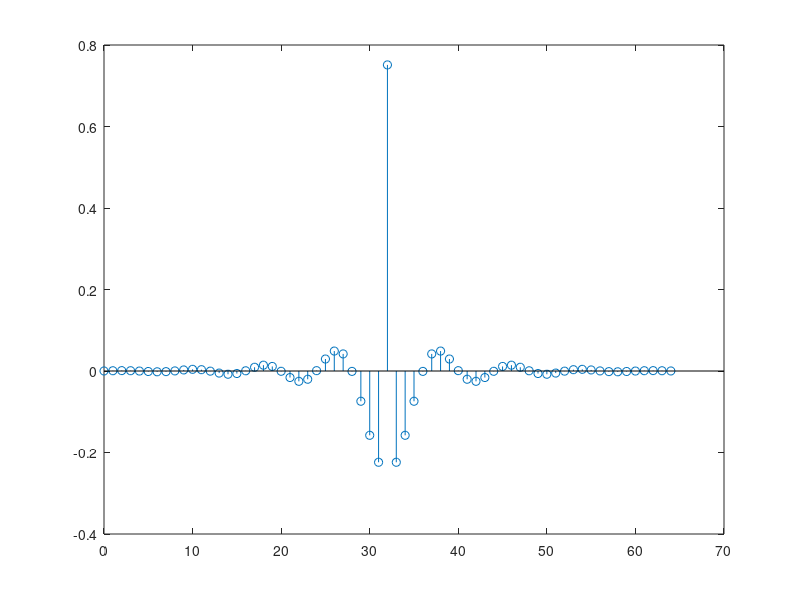
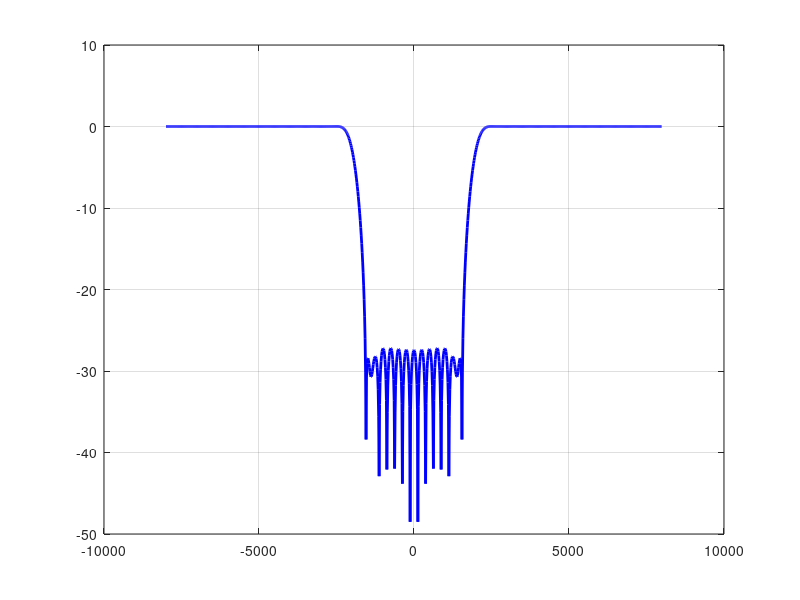
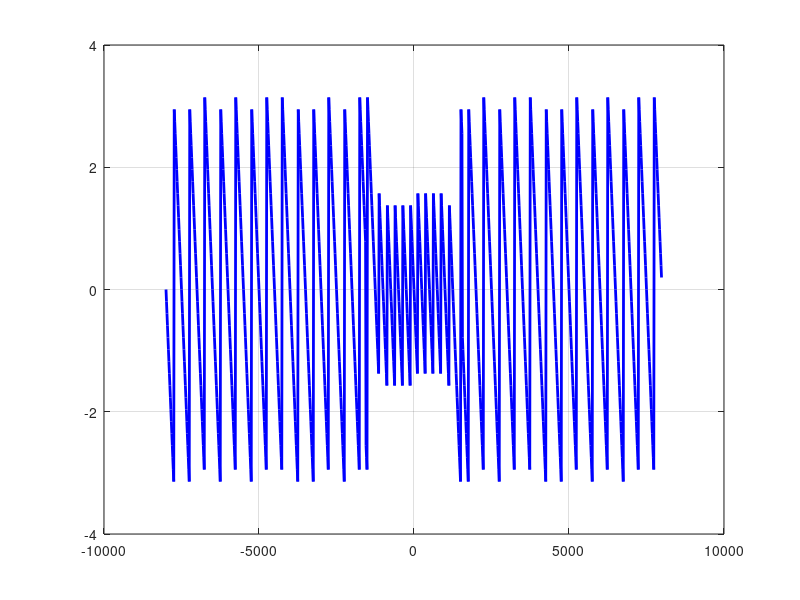

Here is the MATLAB script that generated these plots, in order:
clear; clc; close all

Fs=16000;%frequencia de amostragem
Fc1=2000;
Fc2=3000;

M=32; N=2*M+1; Ordem = N-1; %Ordem do filtro

Wc1 = 2*pi*(Fc1/Fs);% freq. normalizada
Wn1 = Wc1/pi;%freq entre 0-1 (matlab requirement)
% Wc2 = 2*pi*(Fc2/Fs);% freq. normalizada
% Wn2 = Wc2/pi;%freq entre 0-1 (matlab requirement)

%Wn = [Wn1,Wn2];
%h = fir1(Ordem,Wn); %Passa Baixa
h = fir1(Ordem,Wn1,'high'); %Passa Alta
%h = fir1(Ordem,Wn); %Passa Faixa Wn como vetor
%h = fir1(Ordem,Wn,'stop'); %Rejeita Faixa Wn como vetor

figure
stem([0:length(h)-1],h)%Resposta ao impulso 

[H,F] = freqz(h,1,1024,'whole',Fs);

figure
%Modulo dft
g_hamming=plot(F-Fs/2,fftshift(10*log10(abs(H))),'b','LineWidth',2);grid;
figure
%Fase dft
plot(F-Fs/2,fftshift(angle(H)),'b','LineWidth',2);grid;
